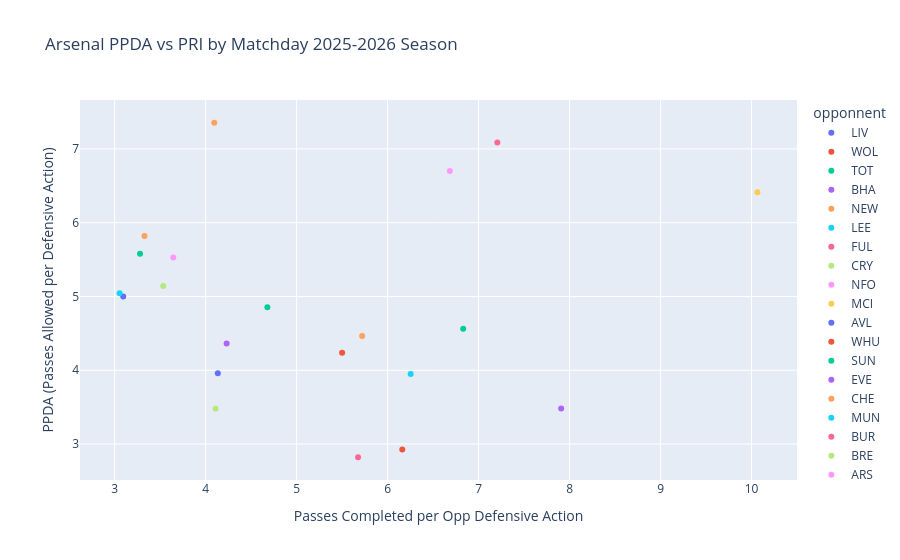

The notebook cell saved with this chart:
### Code cell
fig = px.scatter(team, x='PRI', y='ppda', color="opponnent", title="Arsenal PPDA vs PRI by Matchday 2025-2026 Season", labels={'ppda': 'PPDA (Passes Allowed per Defensive Action)', 'PRI': 'Passes Completed per Opp Defensive Action'})
fig.show()

### Figure 1 — Plotly figure (JSON) as saved in the notebook; plotly's stock layout.template omitted (floating-point values rounded to 4 significant figures)
{"data": [{"hovertemplate": "opponnent=LIV<br>Passes Completed per Opp Defensive Action=%{x}<br>PPDA (Passes Allowed per Defensive Action)=%{y}<extra></extra>", "legendgroup": "LIV", "marker": {"color": "#636efa", "symbol": "circle"}, "mode": "markers", "name": "LIV", "orientation": "v", "showlegend": true, "type": "scatter", "x": [3.095], "xaxis": "x", "y": [5.0], "yaxis": "y"}, {"hovertemplate": "opponnent=WOL<br>Passes Completed per Opp Defensive Action=%{x}<br>PPDA (Passes Allowed per Defensive Action)=%{y}<extra></extra>", "legendgroup": "WOL", "marker": {"color": "#EF553B", "symbol": "circle"}, "mode": "markers", "name": "WOL", "orientation": "v", "showlegend": true, "type": "scatter", "x": [5.5], "xaxis": "x", "y": [4.237], "yaxis": "y"}, {"hovertemplate": "opponnent=TOT<br>Passes Completed per Opp Defensive Action=%{x}<br>PPDA (Passes Allowed per Defensive Action)=%{y}<extra></extra>", "legendgroup": "TOT", "marker": {"color": "#00cc96", "symbol": "circle"}, "mode": "markers", "name": "TOT", "orientation": "v", "showlegend": true, "type": "scatter", "x": [3.279, 4.679], "xaxis": "x", "y": [5.579, 4.853], "yaxis": "y"}, {"hovertemplate": "opponnent=BHA<br>Passes Completed per Opp Defensive Action=%{x}<br>PPDA (Passes Allowed per Defensive Action)=%{y}<extra></extra>", "legendgroup": "BHA", "marker": {"color": "#ab63fa", "symbol": "circle"}, "mode": "markers", "name": "BHA", "orientation": "v", "showlegend": true, "type": "scatter", "x": [4.231], "xaxis": "x", "y": [4.361], "yaxis": "y"}, {"hovertemplate": "opponnent=NEW<br>Passes Completed per Opp Defensive Action=%{x}<br>PPDA (Passes Allowed per Defensive Action)=%{y}<extra></extra>", "legendgroup": "NEW", "marker": {"color": "#FFA15A", "symbol": "circle"}, "mode": "markers", "name": "NEW", "orientation": "v", "showlegend": true, "type": "scatter", "x": [5.72], "xaxis": "x", "y": [4.465], "yaxis": "y"}, {"hovertemplate": "opponnent=LEE<br>Passes Completed per Opp Defensive Action=%{x}<br>PPDA (Passes Allowed per Defensive Action)=%{y}<extra></extra>", "legendgroup": "LEE", "marker": {"color": "#19d3f3", "symbol": "circle"}, "mode": "markers", "name": "LEE", "orientation": "v", "showlegend": true, "type": "scatter", "x": [6.253], "xaxis": "x", "y": [3.948], "yaxis": "y"}, {"hovertemplate": "opponnent=FUL<br>Passes Completed per Opp Defensive Action=%{x}<br>PPDA (Passes Allowed per Defensive Action)=%{y}<extra></extra>", "legendgroup": "FUL", "marker": {"color": "#FF6692", "symbol": "circle"}, "mode": "markers", "name": "FUL", "orientation": "v", "showlegend": true, "type": "scatter", "x": [7.206], "xaxis": "x", "y": [7.088], "yaxis": "y"}, {"hovertemplate": "opponnent=CRY<br>Passes Completed per Opp Defensive Action=%{x}<br>PPDA (Passes Allowed per Defensive Action)=%{y}<extra></extra>", "legendgroup": "CRY", "marker": {"color": "#B6E880", "symbol": "circle"}, "mode": "markers", "name": "CRY", "orientation": "v", "showlegend": true, "type": "scatter", "x": [4.11], "xaxis": "x", "y": [3.479], "yaxis": "y"}, {"hovertemplate": "opponnent=NFO<br>Passes Completed per Opp Defensive Action=%{x}<br>PPDA (Passes Allowed per Defensive Action)=%{y}<extra></extra>", "legendgroup": "NFO", "marker": {"color": "#FF97FF", "symbol": "circle"}, "mode": "markers", "name": "NFO", "orientation": "v", "showlegend": true, "type": "scatter", "x": [6.684], "xaxis": "x", "y": [6.7], "yaxis": "y"}, {"hovertemplate": "opponnent=MCI<br>Passes Completed per Opp Defensive Action=%{x}<br>PPDA (Passes Allowed per Defensive Action)=%{y}<extra></extra>", "legendgroup": "MCI", "marker": {"color": "#FECB52", "symbol": "circle"}, "mode": "markers", "name": "MCI", "orientation": "v", "showlegend": true, "type": "scatter", "x": [10.06], "xaxis": "x", "y": [6.414], "yaxis": "y"}, {"hovertemplate": "opponnent=AVL<br>Passes Completed per Opp Defensive Action=%{x}<br>PPDA (Passes Allowed per Defensive Action)=%{y}<extra></extra>", "legendgroup": "AVL", "marker": {"color": "#636efa", "symbol": "circle"}, "mode": "markers", "name": "AVL", "orientation": "v", "showlegend": true, "type": "scatter", "x": [4.134], "xaxis": "x", "y": [3.959], "yaxis": "y"}, {"hovertemplate": "opponnent=WHU<br>Passes Completed per Opp Defensive Action=%{x}<br>PPDA (Passes Allowed per Defensive Action)=%{y}<extra></extra>", "legendgroup": "WHU", "marker": {"color": "#EF553B", "symbol": "circle"}, "mode": "markers", "name": "WHU", "orientation": "v", "showlegend": true, "type": "scatter", "x": [6.161], "xaxis": "x", "y": [2.927], "yaxis": "y"}, {"hovertemplate": "opponnent=SUN<br>Passes Completed per Opp Defensive Action=%{x}<br>PPDA (Passes Allowed per Defensive Action)=%{y}<extra></extra>", "legendgroup": "SUN", "marker": {"color": "#00cc96", "symbol": "circle"}, "mode": "markers", "name": "SUN", "orientation": "v", "showlegend": true, "type": "scatter", "x": [6.831], "xaxis": "x", "y": [4.561], "yaxis": "y"}, {"hovertemplate": "opponnent=EVE<br>Passes Completed per Opp Defensive Action=%{x}<br>PPDA (Passes Allowed per Defensive Action)=%{y}<extra></extra>", "legendgroup": "EVE", "marker": {"color": "#ab63fa", "symbol": "circle"}, "mode": "markers", "name": "EVE", "orientation": "v", "showlegend": true, "type": "scatter", "x": [7.907], "xaxis": "x", "y": [3.483], "yaxis": "y"}, {"hovertemplate": "opponnent=CHE<br>Passes Completed per Opp Defensive Action=%{x}<br>PPDA (Passes Allowed per Defensive Action)=%{y}<extra></extra>", "legendgroup": "CHE", "marker": {"color": "#FFA15A", "symbol": "circle"}, "mode": "markers", "name": "CHE", "orientation": "v", "showlegend": true, "type": "scatter", "x": [4.095, 3.328], "xaxis": "x", "y": [7.355, 5.818], "yaxis": "y"}, {"hovertemplate": "opponnent=MUN<br>Passes Completed per Opp Defensive Action=%{x}<br>PPDA (Passes Allowed per Defensive Action)=%{y}<extra></extra>", "legendgroup": "MUN", "marker": {"color": "#19d3f3", "symbol": "circle"}, "mode": "markers", "name": "MUN", "orientation": "v", "showlegend": true, "type": "scatter", "x": [3.055], "xaxis": "x", "y": [5.045], "yaxis": "y"}, {"hovertemplate": "opponnent=BUR<br>Passes Completed per Opp Defensive Action=%{x}<br>PPDA (Passes Allowed per Defensive Action)=%{y}<extra></extra>", "legendgroup": "BUR", "marker": {"color": "#FF6692", "symbol": "circle"}, "mode": "markers", "name": "BUR", "orientation": "v", "showlegend": true, "type": "scatter", "x": [5.675], "xaxis": "x", "y": [2.821], "yaxis": "y"}, {"hovertemplate": "opponnent=BRE<br>Passes Completed per Opp Defensive Action=%{x}<br>PPDA (Passes Allowed per Defensive Action)=%{y}<extra></extra>", "legendgroup": "BRE", "marker": {"color": "#B6E880", "symbol": "circle"}, "mode": "markers", "name": "BRE", "orientation": "v", "showlegend": true, "type": "scatter", "x": [3.534], "xaxis": "x", "y": [5.141], "yaxis": "y"}, {"hovertemplate": "opponnent=ARS<br>Passes Completed per Opp Defensive Action=%{x}<br>PPDA (Passes Allowed per Defensive Action)=%{y}<extra></extra>", "legendgroup": "ARS", "marker": {"color": "#FF97FF", "symbol": "circle"}, "mode": "markers", "name": "ARS", "orientation": "v", "showlegend": true, "type": "scatter", "x": [3.645], "xaxis": "x", "y": [5.529], "yaxis": "y"}], "layout": {"legend": {"title": {"text": "opponnent"}, "tracegroupgap": 0}, "title": {"text": "Arsenal PPDA vs PRI by Matchday 2025-2026 Season"}, "xaxis": {"anchor": "y", "domain": [0, 1], "title": {"text": "Passes Completed per Opp Defensive Action"}}, "yaxis": {"anchor": "x", "domain": [0, 1], "title": {"text": "PPDA (Passes Allowed per Defensive Action)"}}}}
